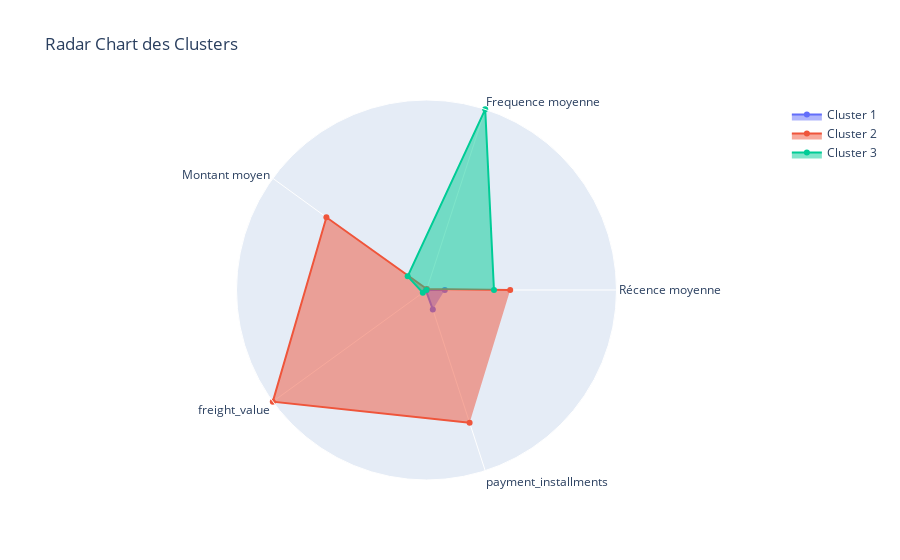
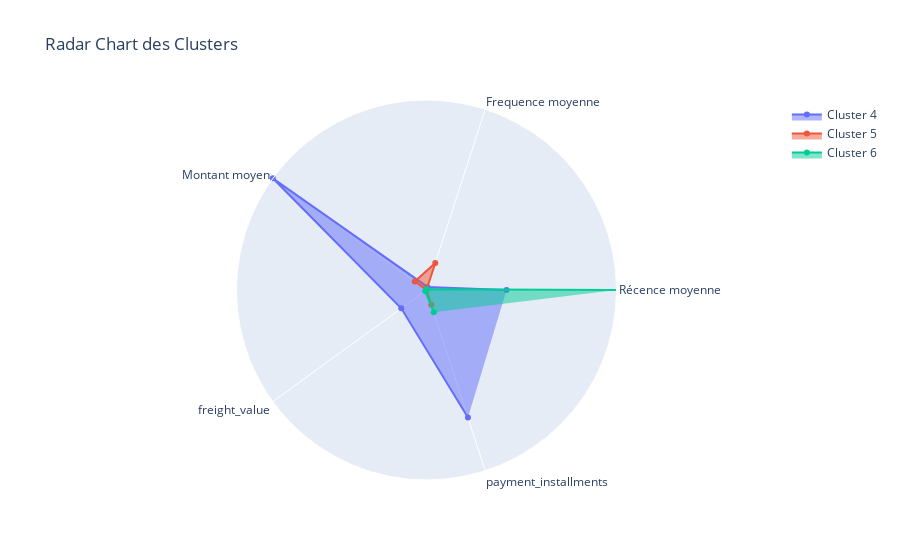
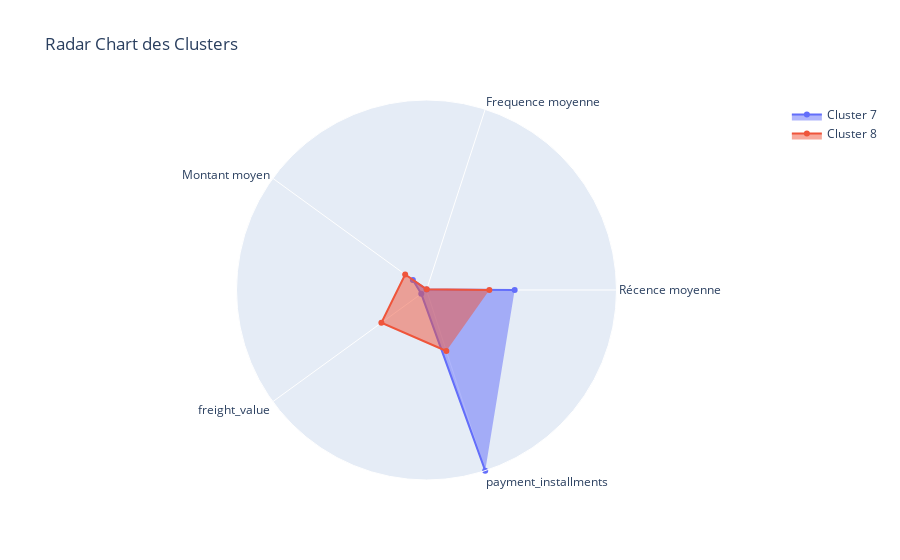

Notebook code cell kept with these figures, in order:
### Markdown cell above
# 2017

### Code cell
cluster(full_df_2017,full_rfmc)

### Figure 1 — Plotly figure (JSON) as saved in the notebook; plotly's stock layout.template omitted (floating-point values rounded to 4 significant figures)
{"data": [{"fill": "toself", "name": "Cluster 1  ", "r": [96.34, 0.0, 0.0, 3.89, 107.4], "theta": ["Récence moyenne", "Frequence moyenne", "Montant moyen", "freight_value", "payment_installments"], "type": "scatterpolar"}, {"fill": "toself", "name": "Cluster 2  ", "r": [440.5, 5.241, 651.2, 1000.0, 734.4], "theta": ["Récence moyenne", "Frequence moyenne", "Montant moyen", "freight_value", "payment_installments"], "type": "scatterpolar"}, {"fill": "toself", "name": "Cluster 3  ", "r": [355.1, 1000.0, 122.4, 24.05, 0.0], "theta": ["Récence moyenne", "Frequence moyenne", "Montant moyen", "freight_value", "payment_installments"], "type": "scatterpolar"}], "layout": {"polar": {"radialaxis": {"range": [0, 1000], "visible": false}}, "showlegend": true, "title": {"text": "Radar Chart des Clusters "}}}

### Figure 2 — Plotly figure (JSON) as saved in the notebook; plotly's stock layout.template omitted (floating-point values rounded to 4 significant figures)
{"data": [{"fill": "toself", "name": "Cluster 4  ", "r": [421.4, 17.12, 1000.0, 164.2, 706.1], "theta": ["Récence moyenne", "Frequence moyenne", "Montant moyen", "freight_value", "payment_installments"], "type": "scatterpolar"}, {"fill": "toself", "name": "Cluster 5  ", "r": [0.0, 149.7, 76.32, 0.0, 81.11], "theta": ["Récence moyenne", "Frequence moyenne", "Montant moyen", "freight_value", "payment_installments"], "type": "scatterpolar"}, {"fill": "toself", "name": "Cluster 6  ", "r": [1000.0, 3.702, 1.512, 8.763, 123.8], "theta": ["Récence moyenne", "Frequence moyenne", "Montant moyen", "freight_value", "payment_installments"], "type": "scatterpolar"}], "layout": {"polar": {"radialaxis": {"range": [0, 1000], "visible": false}}, "showlegend": true, "title": {"text": "Radar Chart des Clusters "}}}

### Figure 3 — Plotly figure (JSON) as saved in the notebook; plotly's stock layout.template omitted (floating-point values rounded to 4 significant figures)
{"data": [{"fill": "toself", "name": "Cluster 7  ", "r": [464.0, 2.452, 88.81, 33.93, 1000.0], "theta": ["Récence moyenne", "Frequence moyenne", "Montant moyen", "freight_value", "payment_installments"], "type": "scatterpolar"}, {"fill": "toself", "name": "Cluster 8  ", "r": [330.8, 3.652, 138.7, 293.6, 337.7], "theta": ["Récence moyenne", "Frequence moyenne", "Montant moyen", "freight_value", "payment_installments"], "type": "scatterpolar"}], "layout": {"polar": {"radialaxis": {"range": [0, 1000], "visible": false}}, "showlegend": true, "title": {"text": "Radar Chart des Clusters "}}}
